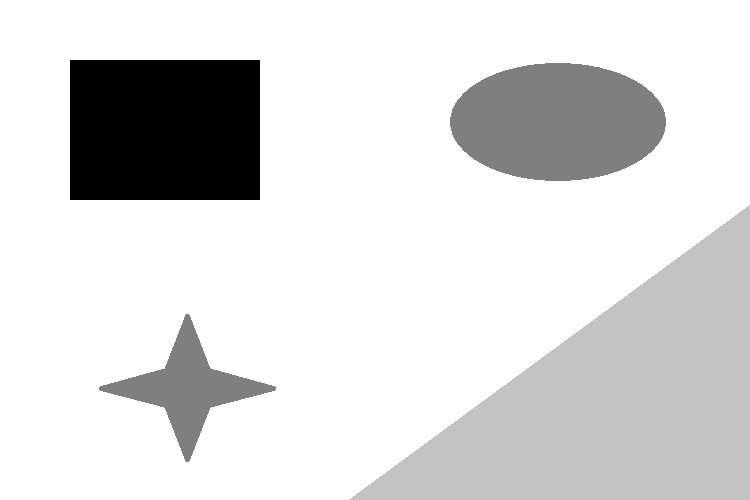
#> input picture testbild1.jpg, 750 x 500 px
$ python harriscorner3.py   (older library calls are emulated)
#> lines starting #> are read from the running program, lines starting #| are printed output that depends on the picture; after the words box and inside, x2 and y2 are one past the last pixel; in counts of white or black regions, pixels touching at a corner belong together
# from tkinter import image_names
import cv2
import numpy as np
from matplotlib import pyplot as plt
# from matplotlib import image as mpimg

def harris(img_dir,window_size,k,threshold):
    # Schritt 0 - Bild laden und in Graustufen umwandeln
#> called with img_dir = 'testbild1.jpg', window_size = 3, k = 0.04, threshold = 0.25
    img = cv2.imread(img_dir)
#> img is the input picture: shape (500, 750, 3); min 0, max 255, mean 218.1
    gray = cv2.cvtColor(img,cv2.COLOR_BGR2GRAY)
    # Gaußfilter um Rauschen zu glätten
    img_gaussian = cv2.GaussianBlur(gray,(3,3),0)
    # Dimensionen des Bildes auslesen
    height = img.shape[0]   #.shape[0] outputs height
#> height = 500
    width = img.shape[1]    #.shape[1] outputs width .shape[2] outputs color channels of image
#> width = 750
    matrix_R = np.zeros((height,width))

    # Schritt 1 - partielles Ableiten in x und y Richtung
    dx = cv2.Sobel(img_gaussian, cv2.CV_64F, 1, 0, ksize=3)
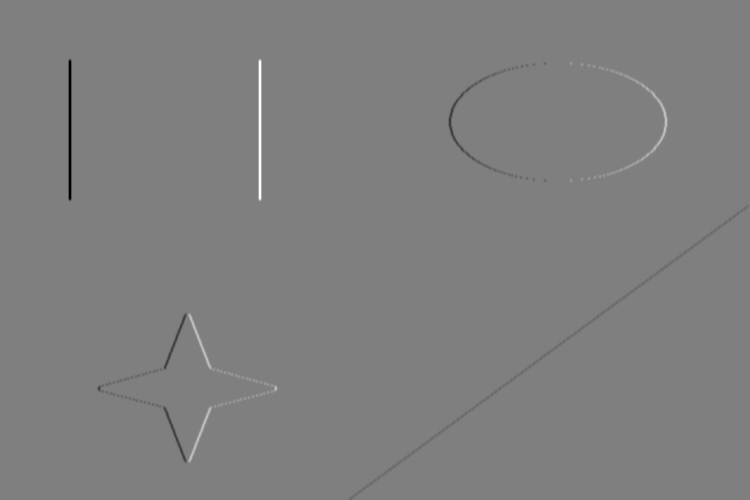
#> dx: shape (500, 750) float64; min -764, max 764, mean -0.4; drawn with min black and max white
    dy = cv2.Sobel(img_gaussian, cv2.CV_64F, 0, 1, ksize=3)
    # dy, dx = np.gradient(gray)

    #   Step 2 - Calculate product and second derivatives (dx2, dy2 e dxy)
    # Schritt 2 - die Koeffizienten der Matrix M bestimmen
    dx2=np.square(dx)
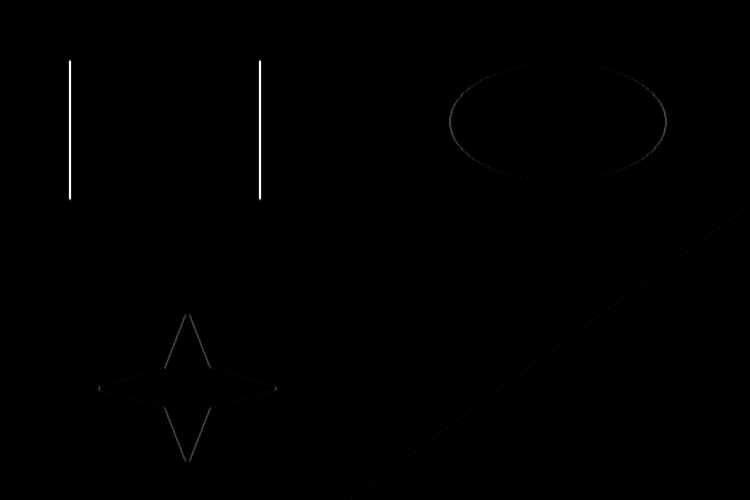
#> dx2: shape (500, 750) float64; min 0, max 583696, mean 1308.5; drawn with min black and max white
    dy2=np.square(dy)
    dxy=dx*dy

    offset = int( window_size / 2 )
    #   Step 3 - Calcular a soma dos produtos das derivadas para cada pixel (Sx2, Sy2 e Sxy)
    #   Step 4 - Define the matrix H(x,y)=[[Sx2,Sxy],[Sxy,Sy2]]
    #   Step 5 - Calculate the response function ( R=det(H)-k(Trace(H))^2 )
    # Schritt 3 - "das Guckfenster" durch das Bild iterieren
    print ("Ecken finden...")
    for y in range(offset, height-offset):
        for x in range(offset, width-offset):
            Sx2 = np.sum(dx2[y-offset:y+1+offset, x-offset:x+1+offset])
            Sy2 = np.sum(dy2[y-offset:y+1+offset, x-offset:x+1+offset])
            Sxy = np.sum(dxy[y-offset:y+1+offset, x-offset:x+1+offset])

            # Matrix nach Verschiebung (Shift)
            H = np.array([[Sx2,Sxy],[Sxy,Sy2]])

            # Jetzt normalerweise Eigenwerte berechnen

            # Schritt 5 - Response function berechnen
            det=np.linalg.det(H)  # Determinante der Matrix
            tr=np.matrix.trace(H)  # Spur der Matrix
            R=det-k*(tr**2) # Response Function
            matrix_R[y-offset, x-offset]=R
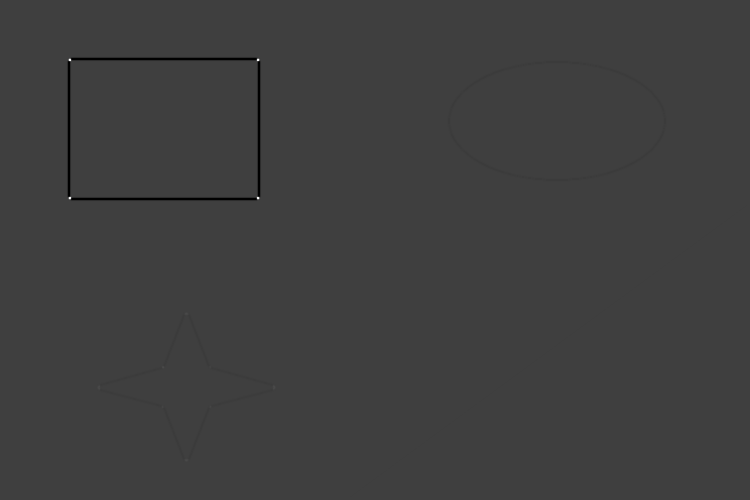
#> matrix_R: shape (500, 750) float64; min -5.47e+11, max 1.66e+12, mean -2.48e+09; drawn with min black and max white

    #   Step 6 - Apply a threshold
    # Einen Grenzwert (threshold) festlegen und danach Punkte selektieren
    cv2.normalize(matrix_R, matrix_R, 0, 1, cv2.NORM_MINMAX)
    for y in range(offset, height-offset):
        for x in range(offset, width-offset):
            value=matrix_R[y, x]
            if value>threshold:
                cv2.circle(img,(x,y),3,(0,255,0))
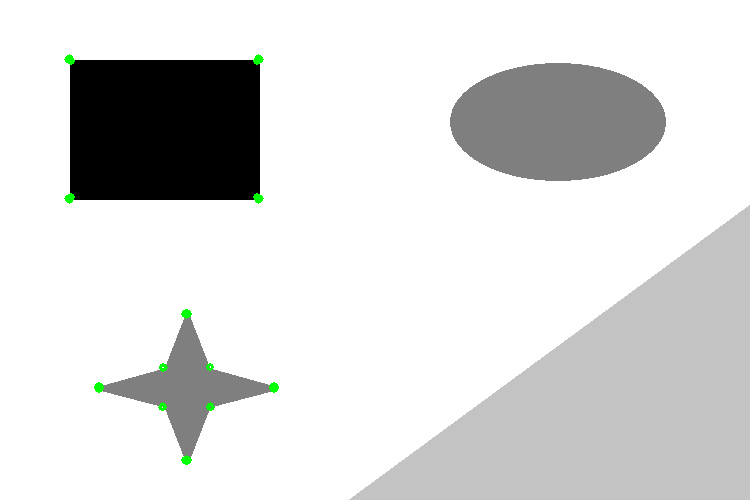
#> img: shape (500, 750, 3); 0.21% of pixels changed, all inside (x1, y1, x2, y2) = (64, 54, 279, 465)

    '''
    # Bilder darstellen
    img_copy = cv2.imread(img_dir) # Zur Veranschaulichung Ausgangsbild zeigen
    fig = plt.figure(constrained_layout=True)
    ax_array = fig.subplots(2,2, squeeze=False)
    # Darstellung 4 in 1
    ax_array[0,0].imshow(cv2.cvtColor(gray, cv2.COLOR_BGR2RGB))
    ax_array[0,1].imshow(cv2.cvtColor(img_gaussian, cv2.COLOR_BGR2RGB))
    ax_array[1,0].imshow(cv2.cvtColor(img_copy, cv2.COLOR_BGR2RGB))
    ax_array[1,1].imshow(cv2.cvtColor(img, cv2.COLOR_BGR2RGB))
    '''
    # Darstellung Einzelbild
    plt.figure("Harris-Detector - from scratch")
    plt.imshow(cv2.cvtColor(img, cv2.COLOR_BGR2RGB)), plt.title("Harris-Detektor - Beispiel 1")
    # plt.savefig('My_harris_detector-thresh_%s.png'%(threshold), bbox_inches='tight')
    plt.show()

harris("testbild1.jpg", 3, 0.04, 0.25) # Change this path to one that will lead to your image
